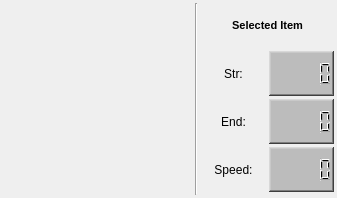
                <widget class="QWidget" name="scrollAreaWidgetContents">
                 <property name="geometry">
                  <rect>
                   <x>0</x>
                   <y>0</y>
                   <width>337</width>
                   <height>195</height>
                  </rect>
                 </property>
                 <layout class="QGridLayout" name="gridLayout_8">
                  <property name="leftMargin">
                   <number>3</number>
                  </property>
                  <property name="topMargin">
                   <number>3</number>
                  </property>
                  <property name="rightMargin">
                   <number>3</number>
                  </property>
                  <property name="bottomMargin">
                   <number>3</number>
                  </property>
                  <property name="spacing">
                   <number>3</number>
                  </property>
                  <item row="5" column="3">
                   <widget class="MyLabel" name="item_08">
                    <property name="minimumSize">
                     <size>
                      <width>45</width>
                      <height>45</height>
                     </size>
                    </property>
                    <property name="maximumSize">
                     <size>
                      <width>45</width>
                      <height>45</height>
                     </size>
                    </property>
                    <property name="cursor">
                     <cursorShape>OpenHandCursor</cursorShape>
                    </property>
                    <property name="acceptDrops">
                     <bool>true</bool>
                    </property>
                    <property name="styleSheet">
                     <string notr="true"/>
                    </property>
                    <property name="text">
                     <string/>
                    </property>
                    <property name="scaledContents">
                     <bool>true</bool>
                    </property>
                   </widget>
                  </item>
                  <item row="6" column="6">
                   <widget class="QLCDNumber" name="itemEnd">
                    <property name="styleSheet">
                     <string notr="true">background-color: rgb(188, 188, 188); color: rgb(0, 0, 0);</string>
                    </property>
                    <property name="frameShape">
                     <enum>QFrame::WinPanel</enum>
                    </property>
                   </widget>
                  </item>
                  <item row="4" column="4" rowspan="5">
                   <widget class="Line" name="line_4">
                    <property name="orientation">
                     <enum>Qt::Vertical</enum>
                    </property>
                   </widget>
                  </item>
                  <item row="6" column="5">
                   <widget class="QLabel" name="label_18">
                    <property name="text">
                     <string>End:</string>
                    </property>
                    <property name="alignment">
                     <set>Qt::AlignCenter</set>
                    </property>
                   </widget>
                  </item>
                  <item row="4" column="0">
                   <widget class="MyLabel" name="item_01">
                    <property name="minimumSize">
                     <size>
                      <width>45</width>
                      <height>45</height>
                     </size>
                    </property>
                    <property name="maximumSize">
                     <size>
                      <width>45</width>
                      <height>45</height>
                     </size>
                    </property>
                    <property name="cursor">
                     <cursorShape>OpenHandCursor</cursorShape>
                    </property>
                    <property name="acceptDrops">
                     <bool>true</bool>
                    </property>
                    <property name="styleSheet">
                     <string notr="true"/>
                    </property>
                    <property name="text">
                     <string/>
                    </property>
                    <property name="scaledContents">
                     <bool>true</bool>
                    </property>
                   </widget>
                  </item>
                  <item row="5" column="5">
                   <widget class="QLabel" name="label_17">
                    <property name="text">
                     <string>Str:</string>
                    </property>
                    <property name="alignment">
                     <set>Qt::AlignCenter</set>
                    </property>
                   </widget>
                  </item>
                  <item row="4" column="1">
                   <widget class="MyLabel" name="item_02">
                    <property name="minimumSize">
                     <size>
                      <width>45</width>
                      <height>45</height>
                     </size>
                    </property>
                    <property name="maximumSize">
                     <size>
                      <width>45</width>
                      <height>45</height>
                     </size>
                    </property>
                    <property name="cursor">
                     <cursorShape>OpenHandCursor</cursorShape>
                    </property>
                    <property name="acceptDrops">
                     <bool>true</bool>
                    </property>
                    <property name="styleSheet">
                     <string notr="true"/>
                    </property>
                    <property name="text">
                     <string/>
                    </property>
                    <property name="scaledContents">
                     <bool>true</bool>
                    </property>
                   </widget>
                  </item>
                  <item row="6" column="0">
                   <widget class="MyLabel" name="item_09">
                    <property name="minimumSize">
                     <size>
                      <width>45</width>
                      <height>45</height>
                     </size>
                    </property>
                    <property name="maximumSize">
                     <size>
                      <width>45</width>
                      <height>45</height>
                     </size>
                    </property>
                    <property name="cursor">
                     <cursorShape>OpenHandCursor</cursorShape>
                    </property>
                    <property name="acceptDrops">
                     <bool>true</bool>
                    </property>
                    <property name="styleSheet">
                     <string notr="true"/>
                    </property>
                    <property name="text">
                     <string/>
                    </property>
                    <property name="scaledContents">
                     <bool>true</bool>
                    </property>
                   </widget>
                  </item>
                  <item row="5" column="6">
                   <widget class="QLCDNumber" name="itemStr">
                    <property name="styleSheet">
                     <string notr="true">background-color: rgb(188, 188, 188); color: rgb(0, 0, 0);</string>
                    </property>
                    <property name="frameShape">
                     <enum>QFrame::WinPanel</enum>
                    </property>
                   </widget>
                  </item>
                  <item row="7" column="1">
                   <widget class="MyLabel" name="item_14">
                    <property name="minimumSize">
                     <size>
                      <width>45</width>
                      <height>45</height>
                     </size>
                    </property>
                    <property name="maximumSize">
                     <size>
                      <width>45</width>
                      <height>45</height>
                     </size>
                    </property>
                    <property name="cursor">
                     <cursorShape>OpenHandCursor</cursorShape>
                    </property>
                    <property name="acceptDrops">
                     <bool>true</bool>
                    </property>
                    <property name="styleSheet">
                     <string notr="true"/>
                    </property>
                    <property name="text">
                     <string/>
                    </property>
                    <property name="scaledContents">
                     <bool>true</bool>
                    </property>
                   </widget>
                  </item>
                  <item row="5" column="2">
                   <widget class="MyLabel" name="item_07">
                    <property name="minimumSize">
                     <size>
                      <width>45</width>
                      <height>45</height>
                     </size>
                    </property>
                    <property name="maximumSize">
                     <size>
                      <width>45</width>
                      <height>45</height>
                     </size>
                    </property>
                    <property name="cursor">
                     <cursorShape>OpenHandCursor</cursorShape>
                    </property>
                    <property name="acceptDrops">
                     <bool>true</bool>
                    </property>
                    <property name="styleSheet">
                     <string notr="true"/>
                    </property>
                    <property name="text">
                     <string/>
                    </property>
                    <property name="scaledContents">
                     <bool>true</bool>
                    </property>
                   </widget>
                  </item>
                  <item row="4" column="2">
                   <widget class="MyLabel" name="item_03">
                    <property name="minimumSize">
                     <size>
                      <width>45</width>
                      <height>45</height>
                     </size>
                    </property>
                    <property name="maximumSize">
                     <size>
                      <width>45</width>
                      <height>45</height>
                     </size>
                    </property>
                    <property name="cursor">
                     <cursorShape>OpenHandCursor</cursorShape>
                    </property>
                    <property name="acceptDrops">
                     <bool>true</bool>
                    </property>
                    <property name="styleSheet">
                     <string notr="true"/>
                    </property>
                    <property name="text">
                     <string/>
                    </property>
                    <property name="scaledContents">
                     <bool>true</bool>
                    </property>
                   </widget>
                  </item>
                  <item row="4" column="3">
                   <widget class="MyLabel" name="item_04">
                    <property name="minimumSize">
                     <size>
                      <width>45</width>
                      <height>45</height>
                     </size>
                    </property>
                    <property name="maximumSize">
                     <size>
                      <width>45</width>
                      <height>45</height>
                     </size>
                    </property>
                    <property name="cursor">
                     <cursorShape>OpenHandCursor</cursorShape>
                    </property>
                    <property name="acceptDrops">
                     <bool>true</bool>
                    </property>
                    <property name="styleSheet">
                     <string notr="true"/>
                    </property>
                    <property name="text">
                     <string/>
                    </property>
                    <property name="scaledContents">
                     <bool>true</bool>
                    </property>
                   </widget>
                  </item>
                  <item row="6" column="1">
                   <widget class="MyLabel" name="item_10">
                    <property name="minimumSize">
                     <size>
                      <width>45</width>
                      <height>45</height>
                     </size>
                    </property>
                    <property name="maximumSize">
                     <size>
                      <width>45</width>
                      <height>45</height>
                     </size>
                    </property>
                    <property name="cursor">
                     <cursorShape>OpenHandCursor</cursorShape>
                    </property>
                    <property name="acceptDrops">
                     <bool>true</bool>
                    </property>
                    <property name="styleSheet">
                     <string notr="true"/>
                    </property>
                    <property name="text">
                     <string/>
                    </property>
                    <property name="scaledContents">
                     <bool>true</bool>
                    </property>
                   </widget>
                  </item>
                  <item row="4" column="5" colspan="2">
                   <widget class="QLabel" name="labelNameItem">
                    <property name="maximumSize">
                     <size>
                      <width>16777215</width>
                      <height>30</height>
                     </size>
                    </property>
                    <property name="font">
                     <font>
                      <pointsize>8</pointsize>
                      <bold>true</bold>
                     </font>
                    </property>
                    <property name="text">
                     <string>Selected Item</string>
                    </property>
                    <property name="alignment">
                     <set>Qt::AlignCenter</set>
                    </property>
                   </widget>
                  </item>
                  <item row="7" column="0">
                   <widget class="MyLabel" name="item_13">
                    <property name="minimumSize">
                     <size>
                      <width>45</width>
                      <height>45</height>
                     </size>
                    </property>
                    <property name="maximumSize">
                     <size>
                      <width>45</width>
                      <height>45</height>
                     </size>
                    </property>
                    <property name="cursor">
                     <cursorShape>OpenHandCursor</cursorShape>
                    </property>
                    <property name="acceptDrops">
                     <bool>true</bool>
                    </property>
                    <property name="styleSheet">
                     <string notr="true"/>
                    </property>
                    <property name="text">
                     <string/>
                    </property>
                    <property name="scaledContents">
                     <bool>true</bool>
                    </property>
                   </widget>
                  </item>
                  <item row="6" column="3">
                   <widget class="MyLabel" name="item_12">
                    <property name="minimumSize">
                     <size>
                      <width>45</width>
                      <height>45</height>
                     </size>
                    </property>
                    <property name="maximumSize">
                     <size>
                      <width>45</width>
                      <height>45</height>
                     </size>
                    </property>
                    <property name="cursor">
                     <cursorShape>OpenHandCursor</cursorShape>
                    </property>
                    <property name="acceptDrops">
                     <bool>true</bool>
                    </property>
                    <property name="styleSheet">
                     <string notr="true"/>
                    </property>
                    <property name="text">
                     <string/>
                    </property>
                    <property name="scaledContents">
                     <bool>true</bool>
                    </property>
                    <property name="wordWrap">
                     <bool>false</bool>
                    </property>
                   </widget>
                  </item>
                  <item row="5" column="1">
                   <widget class="MyLabel" name="item_06">
                    <property name="minimumSize">
                     <size>
                      <width>45</width>
                      <height>45</height>
                     </size>
                    </property>
                    <property name="maximumSize">
                     <size>
                      <width>45</width>
                      <height>45</height>
                     </size>
                    </property>
                    <property name="cursor">
                     <cursorShape>OpenHandCursor</cursorShape>
                    </property>
                    <property name="acceptDrops">
                     <bool>true</bool>
                    </property>
                    <property name="styleSheet">
                     <string notr="true"/>
                    </property>
                    <property name="text">
                     <string/>
                    </property>
                    <property name="scaledContents">
                     <bool>true</bool>
                    </property>
                   </widget>
                  </item>
                  <item row="7" column="5">
                   <widget class="QLabel" name="label_19">
                    <property name="text">
                     <string>Speed:</string>
                    </property>
                    <property name="alignment">
                     <set>Qt::AlignCenter</set>
                    </property>
                   </widget>
                  </item>
                  <item row="7" column="3">
                   <widget class="MyLabel" name="item_16">
                    <property name="minimumSize">
                     <size>
                      <width>45</width>
                      <height>45</height>
                     </size>
                    </property>
                    <property name="maximumSize">
                     <size>
                      <width>45</width>
                      <height>45</height>
                     </size>
                    </property>
                    <property name="cursor">
                     <cursorShape>OpenHandCursor</cursorShape>
                    </property>
                    <property name="acceptDrops">
                     <bool>true</bool>
                    </property>
                    <property name="styleSheet">
                     <string notr="true"/>
                    </property>
                    <property name="text">
                     <string/>
                    </property>
                    <property name="scaledContents">
                     <bool>true</bool>
                    </property>
                   </widget>
                  </item>
                  <item row="7" column="2">
                   <widget class="MyLabel" name="item_15">
                    <property name="minimumSize">
                     <size>
                      <width>45</width>
                      <height>45</height>
                     </size>
                    </property>
                    <property name="maximumSize">
                     <size>
                      <width>45</width>
                      <height>45</height>
                     </size>
                    </property>
                    <property name="cursor">
                     <cursorShape>OpenHandCursor</cursorShape>
                    </property>
                    <property name="acceptDrops">
                     <bool>true</bool>
                    </property>
                    <property name="styleSheet">
                     <string notr="true"/>
                    </property>
                    <property name="text">
                     <string/>
                    </property>
                    <property name="scaledContents">
                     <bool>true</bool>
                    </property>
                   </widget>
                  </item>
                  <item row="6" column="2">
                   <widget class="MyLabel" name="item_11">
                    <property name="minimumSize">
                     <size>
                      <width>45</width>
                      <height>45</height>
                     </size>
                    </property>
                    <property name="maximumSize">
                     <size>
                      <width>45</width>
                      <height>45</height>
                     </size>
                    </property>
                    <property name="cursor">
                     <cursorShape>OpenHandCursor</cursorShape>
                    </property>
                    <property name="acceptDrops">
                     <bool>true</bool>
                    </property>
                    <property name="styleSheet">
                     <string notr="true"/>
                    </property>
                    <property name="text">
                     <string/>
                    </property>
                    <property name="scaledContents">
                     <bool>true</bool>
                    </property>
                   </widget>
                  </item>
                  <item row="7" column="6">
                   <widget class="QLCDNumber" name="itemSpeed">
                    <property name="styleSheet">
                     <string notr="true">background-color: rgb(188, 188, 188); color: rgb(0, 0, 0);</string>
                    </property>
                    <property name="frameShape">
                     <enum>QFrame::WinPanel</enum>
                    </property>
                   </widget>
                  </item>
                  <item row="5" column="0">
                   <widget class="MyLabel" name="item_05">
                    <property name="minimumSize">
                     <size>
                      <width>45</width>
                      <height>45</height>
                     </size>
                    </property>
                    <property name="maximumSize">
                     <size>
                      <width>45</width>
                      <height>45</height>
                     </size>
                    </property>
                    <property name="cursor">
                     <cursorShape>OpenHandCursor</cursorShape>
                    </property>
                    <property name="acceptDrops">
                     <bool>true</bool>
                    </property>
                    <property name="styleSheet">
                     <string notr="true"/>
                    </property>
                    <property name="text">
                     <string/>
                    </property>
                    <property name="scaledContents">
                     <bool>true</bool>
                    </property>
                   </widget>
                  </item>
                 </layout>
                </widget>
